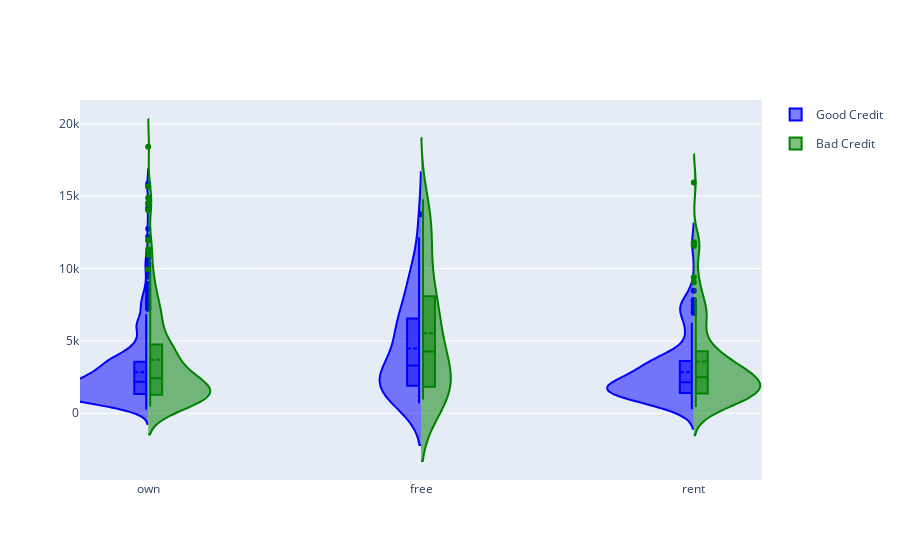

Here is the notebook cell this chart was saved with:
### Code cell
import plotly.graph_objs as go

df_good = df_credit[df_credit["Risk"] == 'good']
df_bad = df_credit[df_credit["Risk"] == 'bad']

fig = {
    "data": [
        {
            "type": 'violin',
            "x": df_good['Housing'],  # 检查这里
            "y": df_good['Credit amount'],  # 检查这里
            "legendgroup": 'Good Credit',
            "scalegroup": 'No',
            "name": 'Good Credit',
            "side": 'negative',
            "box": {
                "visible": True
            },
            "meanline": {
                "visible": True
            },
            "line": {
                "color": 'blue'
            }
        },
        {
            "type": 'violin',
            "x": df_bad['Housing'],  # 检查这里
            "y": df_bad['Credit amount'],  # 检查这里
            "legendgroup": 'Bad Credit',
            "scalegroup": 'No',
            "name": 'Bad Credit',
            "side": 'positive',
            "box": {
                "visible": True
            },
            "meanline": {
                "visible": True
            },
            "line": {
                "color": 'green'
            }
        }
    ],
    "layout": {
        "yaxis": {
            "zeroline": False
        },
        "violingap": 0,
        "violinmode": "overlay"
    }
}

fig = go.Figure(fig)
fig.show()

### Figure 1 — Plotly figure (JSON) as saved in the notebook; plotly's stock layout.template omitted (floating-point values rounded to 4 significant figures; data arrays with more than 128 entries replaced by an {"elided": "..."} marker saying what was removed)
{"data": [{"box": {"visible": true}, "legendgroup": "Good Credit", "line": {"color": "blue"}, "meanline": {"visible": true}, "name": "Good Credit", "scalegroup": "No", "side": "negative", "type": "violin", "x": {"elided": "700 str values"}, "y": {"elided": "700 int values"}}, {"box": {"visible": true}, "legendgroup": "Bad Credit", "line": {"color": "green"}, "meanline": {"visible": true}, "name": "Bad Credit", "scalegroup": "No", "side": "positive", "type": "violin", "x": {"elided": "300 str values"}, "y": {"elided": "300 int values"}}], "layout": {"violingap": 0, "violinmode": "overlay", "yaxis": {"zeroline": false}}}
